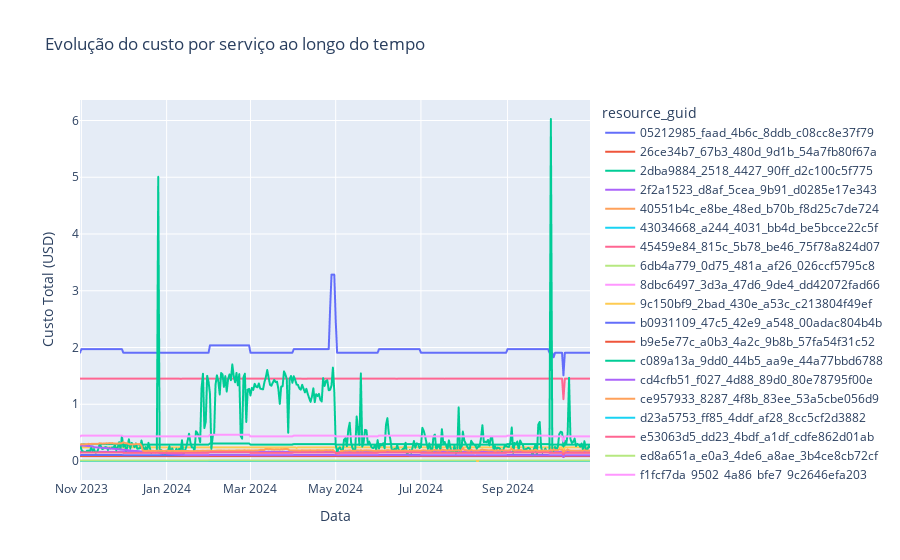
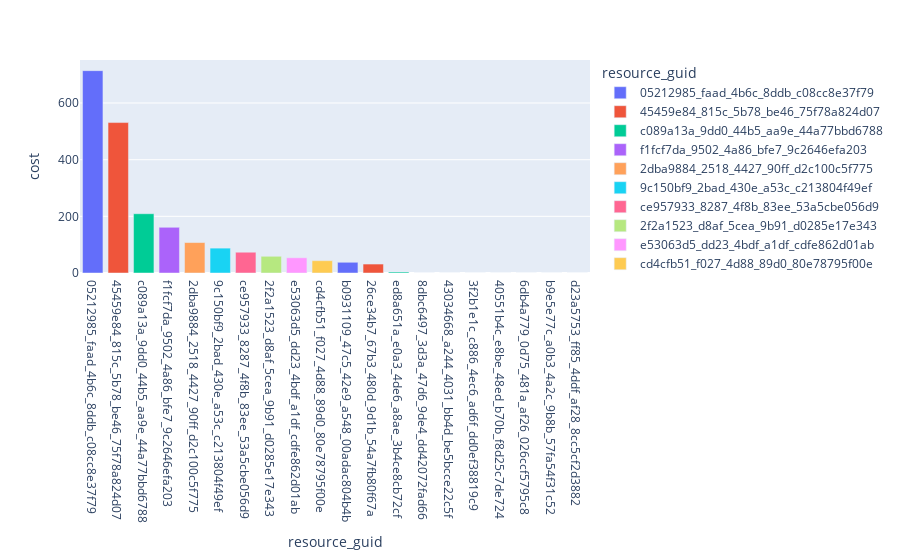

The notebook cell saved with these charts, in order:
### Markdown cell above
### 4.3.1 Custo x Categóricos

### Code cell
df_resource_guid = df.loc[:,
                         ['cost','date','resource_guid']
                         ].groupby(['date','resource_guid']).sum().reset_index()

df_resource_guid_2 = df.loc[:,
                         ['cost','resource_guid']
                         ].groupby(['resource_guid']).sum().sort_values(by='cost',ascending=False).reset_index()

line_fig = px.line(
        data_frame= df_resource_guid,
        x = 'date',
        y = 'cost',
        color='resource_guid',
        title= 'Evolução do custo por serviço ao longo do tempo',
        labels={'date': 'Data', 'cost': 'Custo Total (USD)'}
        )

bar_fig = px.bar(
       data_frame = df_resource_guid_2,
       x = 'resource_guid',
       y = 'cost',
       color = 'resource_guid')

line_fig.show()
bar_fig.show()

### Figure 1 — Plotly figure (JSON) as saved in the notebook; plotly's stock layout.template omitted (floating-point values rounded to 4 significant figures; data arrays with more than 128 entries replaced by an {"elided": "..."} marker saying what was removed)
{"data": [{"hovertemplate": "resource_guid=05212985_faad_4b6c_8ddb_c08cc8e37f79<br>Data=%{x}<br>Custo Total (USD)=%{y}<extra></extra>", "legendgroup": "05212985_faad_4b6c_8ddb_c08cc8e37f79", "line": {"color": "#636efa", "dash": "solid"}, "marker": {"symbol": "circle"}, "mode": "lines", "name": "05212985_faad_4b6c_8ddb_c08cc8e37f79", "showlegend": true, "type": "scattergl", "x": {"elided": "366 str values"}, "xaxis": "x", "y": {"elided": "366 float values"}, "yaxis": "y"}, {"hovertemplate": "resource_guid=26ce34b7_67b3_480d_9d1b_54a7fb80f67a<br>Data=%{x}<br>Custo Total (USD)=%{y}<extra></extra>", "legendgroup": "26ce34b7_67b3_480d_9d1b_54a7fb80f67a", "line": {"color": "#EF553B", "dash": "solid"}, "marker": {"symbol": "circle"}, "mode": "lines", "name": "26ce34b7_67b3_480d_9d1b_54a7fb80f67a", "showlegend": true, "type": "scattergl", "x": {"elided": "366 str values"}, "xaxis": "x", "y": {"elided": "366 float values"}, "yaxis": "y"}, {"hovertemplate": "resource_guid=2dba9884_2518_4427_90ff_d2c100c5f775<br>Data=%{x}<br>Custo Total (USD)=%{y}<extra></extra>", "legendgroup": "2dba9884_2518_4427_90ff_d2c100c5f775", "line": {"color": "#00cc96", "dash": "solid"}, "marker": {"symbol": "circle"}, "mode": "lines", "name": "2dba9884_2518_4427_90ff_d2c100c5f775", "showlegend": true, "type": "scattergl", "x": {"elided": "366 str values"}, "xaxis": "x", "y": {"elided": "366 float values"}, "yaxis": "y"}, {"hovertemplate": "resource_guid=2f2a1523_d8af_5cea_9b91_d0285e17e343<br>Data=%{x}<br>Custo Total (USD)=%{y}<extra></extra>", "legendgroup": "2f2a1523_d8af_5cea_9b91_d0285e17e343", "line": {"color": "#ab63fa", "dash": "solid"}, "marker": {"symbol": "circle"}, "mode": "lines", "name": "2f2a1523_d8af_5cea_9b91_d0285e17e343", "showlegend": true, "type": "scattergl", "x": {"elided": "366 str values"}, "xaxis": "x", "y": {"elided": "366 float values"}, "yaxis": "y"}, {"hovertemplate": "resource_guid=40551b4c_e8be_48ed_b70b_f8d25c7de724<br>Data=%{x}<br>Custo Total (USD)=%{y}<extra></extra>", "legendgroup": "40551b4c_e8be_48ed_b70b_f8d25c7de724", "line": {"color": "#FFA15A", "dash": "solid"}, "marker": {"symbol": "circle"}, "mode": "lines", "name": "40551b4c_e8be_48ed_b70b_f8d25c7de724", "showlegend": true, "type": "scattergl", "x": {"elided": "366 str values"}, "xaxis": "x", "y": {"elided": "366 int values"}, "yaxis": "y"}, {"hovertemplate": "resource_guid=43034668_a244_4031_bb4d_be5bcce22c5f<br>Data=%{x}<br>Custo Total (USD)=%{y}<extra></extra>", "legendgroup": "43034668_a244_4031_bb4d_be5bcce22c5f", "line": {"color": "#19d3f3", "dash": "solid"}, "marker": {"symbol": "circle"}, "mode": "lines", "name": "43034668_a244_4031_bb4d_be5bcce22c5f", "showlegend": true, "type": "scattergl", "x": {"elided": "366 str values"}, "xaxis": "x", "y": {"elided": "366 float values"}, "yaxis": "y"}, {"hovertemplate": "resource_guid=45459e84_815c_5b78_be46_75f78a824d07<br>Data=%{x}<br>Custo Total (USD)=%{y}<extra></extra>", "legendgroup": "45459e84_815c_5b78_be46_75f78a824d07", "line": {"color": "#FF6692", "dash": "solid"}, "marker": {"symbol": "circle"}, "mode": "lines", "name": "45459e84_815c_5b78_be46_75f78a824d07", "showlegend": true, "type": "scattergl", "x": {"elided": "366 str values"}, "xaxis": "x", "y": {"elided": "366 float values"}, "yaxis": "y"}, {"hovertemplate": "resource_guid=6db4a779_0d75_481a_af26_026ccf5795c8<br>Data=%{x}<br>Custo Total (USD)=%{y}<extra></extra>", "legendgroup": "6db4a779_0d75_481a_af26_026ccf5795c8", "line": {"color": "#B6E880", "dash": "solid"}, "marker": {"symbol": "circle"}, "mode": "lines", "name": "6db4a779_0d75_481a_af26_026ccf5795c8", "showlegend": true, "type": "scattergl", "x": {"elided": "366 str values"}, "xaxis": "x", "y": {"elided": "366 int values"}, "yaxis": "y"}, {"hovertemplate": "resource_guid=8dbc6497_3d3a_47d6_9de4_dd42072fad66<br>Data=%{x}<br>Custo Total (USD)=%{y}<extra></extra>", "legendgroup": "8dbc6497_3d3a_47d6_9de4_dd42072fad66", "line": {"color": "#FF97FF", "dash": "solid"}, "marker": {"symbol": "circle"}, "mode": "lines", "name": "8dbc6497_3d3a_47d6_9de4_dd42072fad66", "showlegend": true, "type": "scattergl", "x": {"elided": "366 str values"}, "xaxis": "x", "y": {"elided": "366 float values"}, "yaxis": "y"}, {"hovertemplate": "resource_guid=9c150bf9_2bad_430e_a53c_c213804f49ef<br>Data=%{x}<br>Custo Total (USD)=%{y}<extra></extra>", "legendgroup": "9c150bf9_2bad_430e_a53c_c213804f49ef", "line": {"color": "#FECB52", "dash": "solid"}, "marker": {"symbol": "circle"}, "mode": "lines", "name": "9c150bf9_2bad_430e_a53c_c213804f49ef", "showlegend": true, "type": "scattergl", "x": {"elided": "366 str values"}, "xaxis": "x", "y": {"elided": "366 float values"}, "yaxis": "y"}, {"hovertemplate": "resource_guid=b0931109_47c5_42e9_a548_00adac804b4b<br>Data=%{x}<br>Custo Total (USD)=%{y}<extra></extra>", "legendgroup": "b0931109_47c5_42e9_a548_00adac804b4b", "line": {"color": "#636efa", "dash": "solid"}, "marker": {"symbol": "circle"}, "mode": "lines", "name": "b0931109_47c5_42e9_a548_00adac804b4b", "showlegend": true, "type": "scattergl", "x": {"elided": "366 str values"}, "xaxis": "x", "y": {"elided": "366 float values"}, "yaxis": "y"}, {"hovertemplate": "resource_guid=b9e5e77c_a0b3_4a2c_9b8b_57fa54f31c52<br>Data=%{x}<br>Custo Total (USD)=%{y}<extra></extra>", "legendgroup": "b9e5e77c_a0b3_4a2c_9b8b_57fa54f31c52", "line": {"color": "#EF553B", "dash": "solid"}, "marker": {"symbol": "circle"}, "mode": "lines", "name": "b9e5e77c_a0b3_4a2c_9b8b_57fa54f31c52", "showlegend": true, "type": "scattergl", "x": {"elided": "357 str values"}, "xaxis": "x", "y": {"elided": "357 int values"}, "yaxis": "y"}, {"hovertemplate": "resource_guid=c089a13a_9dd0_44b5_aa9e_44a77bbd6788<br>Data=%{x}<br>Custo Total (USD)=%{y}<extra></extra>", "legendgroup": "c089a13a_9dd0_44b5_aa9e_44a77bbd6788", "line": {"color": "#00cc96", "dash": "solid"}, "marker": {"symbol": "circle"}, "mode": "lines", "name": "c089a13a_9dd0_44b5_aa9e_44a77bbd6788", "showlegend": true, "type": "scattergl", "x": {"elided": "366 str values"}, "xaxis": "x", "y": {"elided": "366 float values"}, "yaxis": "y"}, {"hovertemplate": "resource_guid=cd4cfb51_f027_4d88_89d0_80e78795f00e<br>Data=%{x}<br>Custo Total (USD)=%{y}<extra></extra>", "legendgroup": "cd4cfb51_f027_4d88_89d0_80e78795f00e", "line": {"color": "#ab63fa", "dash": "solid"}, "marker": {"symbol": "circle"}, "mode": "lines", "name": "cd4cfb51_f027_4d88_89d0_80e78795f00e", "showlegend": true, "type": "scattergl", "x": {"elided": "366 str values"}, "xaxis": "x", "y": {"elided": "366 float values"}, "yaxis": "y"}, {"hovertemplate": "resource_guid=ce957933_8287_4f8b_83ee_53a5cbe056d9<br>Data=%{x}<br>Custo Total (USD)=%{y}<extra></extra>", "legendgroup": "ce957933_8287_4f8b_83ee_53a5cbe056d9", "line": {"color": "#FFA15A", "dash": "solid"}, "marker": {"symbol": "circle"}, "mode": "lines", "name": "ce957933_8287_4f8b_83ee_53a5cbe056d9", "showlegend": true, "type": "scattergl", "x": {"elided": "366 str values"}, "xaxis": "x", "y": {"elided": "366 float values"}, "yaxis": "y"}, {"hovertemplate": "resource_guid=d23a5753_ff85_4ddf_af28_8cc5cf2d3882<br>Data=%{x}<br>Custo Total (USD)=%{y}<extra></extra>", "legendgroup": "d23a5753_ff85_4ddf_af28_8cc5cf2d3882", "line": {"color": "#19d3f3", "dash": "solid"}, "marker": {"symbol": "circle"}, "mode": "lines", "name": "d23a5753_ff85_4ddf_af28_8cc5cf2d3882", "showlegend": true, "type": "scattergl", "x": {"elided": "366 str values"}, "xaxis": "x", "y": {"elided": "366 int values"}, "yaxis": "y"}, {"hovertemplate": "resource_guid=e53063d5_dd23_4bdf_a1df_cdfe862d01ab<br>Data=%{x}<br>Custo Total (USD)=%{y}<extra></extra>", "legendgroup": "e53063d5_dd23_4bdf_a1df_cdfe862d01ab", "line": {"color": "#FF6692", "dash": "solid"}, "marker": {"symbol": "circle"}, "mode": "lines", "name": "e53063d5_dd23_4bdf_a1df_cdfe862d01ab", "showlegend": true, "type": "scattergl", "x": {"elided": "366 str values"}, "xaxis": "x", "y": {"elided": "366 float values"}, "yaxis": "y"}, {"hovertemplate": "resource_guid=ed8a651a_e0a3_4de6_a8ae_3b4ce8cb72cf<br>Data=%{x}<br>Custo Total (USD)=%{y}<extra></extra>", "legendgroup": "ed8a651a_e0a3_4de6_a8ae_3b4ce8cb72cf", "line": {"color": "#B6E880", "dash": "solid"}, "marker": {"symbol": "circle"}, "mode": "lines", "name": "ed8a651a_e0a3_4de6_a8ae_3b4ce8cb72cf", "showlegend": true, "type": "scattergl", "x": {"elided": "366 str values"}, "xaxis": "x", "y": {"elided": "366 float values"}, "yaxis": "y"}, {"hovertemplate": "resource_guid=f1fcf7da_9502_4a86_bfe7_9c2646efa203<br>Data=%{x}<br>Custo Total (USD)=%{y}<extra></extra>", "legendgroup": "f1fcf7da_9502_4a86_bfe7_9c2646efa203", "line": {"color": "#FF97FF", "dash": "solid"}, "marker": {"symbol": "circle"}, "mode": "lines", "name": "f1fcf7da_9502_4a86_bfe7_9c2646efa203", "showlegend": true, "type": "scattergl", "x": {"elided": "366 str values"}, "xaxis": "x", "y": {"elided": "366 float values"}, "yaxis": "y"}, {"hovertemplate": "resource_guid=3f2b1e1c_c886_4ec6_ad6f_dd0ef38819c9<br>Data=%{x}<br>Custo Total (USD)=%{y}<extra></extra>", "legendgroup": "3f2b1e1c_c886_4ec6_ad6f_dd0ef38819c9", "line": {"color": "#FECB52", "dash": "solid"}, "marker": {"symbol": "circle"}, "mode": "lines", "name": "3f2b1e1c_c886_4ec6_ad6f_dd0ef38819c9", "showlegend": true, "type": "scattergl", "x": ["2024-08-10T00:00:00", "2024-08-11T00:00:00"], "xaxis": "x", "y": [0, 0], "yaxis": "y"}], "layout": {"legend": {"title": {"text": "resource_guid"}, "tracegroupgap": 0}, "title": {"text": "Evolução do custo por serviço ao longo do tempo"}, "xaxis": {"anchor": "y", "domain": [0, 1], "title": {"text": "Data"}}, "yaxis": {"anchor": "x", "domain": [0, 1], "title": {"text": "Custo Total (USD)"}}}}

### Figure 2 — Plotly figure (JSON) as saved in the notebook; plotly's stock layout.template omitted (floating-point values rounded to 4 significant figures)
{"data": [{"alignmentgroup": "True", "hovertemplate": "resource_guid=%{x}<br>cost=%{y}<extra></extra>", "legendgroup": "05212985_faad_4b6c_8ddb_c08cc8e37f79", "marker": {"color": "#636efa", "pattern": {"shape": ""}}, "name": "05212985_faad_4b6c_8ddb_c08cc8e37f79", "offsetgroup": "05212985_faad_4b6c_8ddb_c08cc8e37f79", "orientation": "v", "showlegend": true, "textposition": "auto", "type": "bar", "x": ["05212985_faad_4b6c_8ddb_c08cc8e37f79"], "xaxis": "x", "y": [714.3], "yaxis": "y"}, {"alignmentgroup": "True", "hovertemplate": "resource_guid=%{x}<br>cost=%{y}<extra></extra>", "legendgroup": "45459e84_815c_5b78_be46_75f78a824d07", "marker": {"color": "#EF553B", "pattern": {"shape": ""}}, "name": "45459e84_815c_5b78_be46_75f78a824d07", "offsetgroup": "45459e84_815c_5b78_be46_75f78a824d07", "orientation": "v", "showlegend": true, "textposition": "auto", "type": "bar", "x": ["45459e84_815c_5b78_be46_75f78a824d07"], "xaxis": "x", "y": [531.0], "yaxis": "y"}, {"alignmentgroup": "True", "hovertemplate": "resource_guid=%{x}<br>cost=%{y}<extra></extra>", "legendgroup": "c089a13a_9dd0_44b5_aa9e_44a77bbd6788", "marker": {"color": "#00cc96", "pattern": {"shape": ""}}, "name": "c089a13a_9dd0_44b5_aa9e_44a77bbd6788", "offsetgroup": "c089a13a_9dd0_44b5_aa9e_44a77bbd6788", "orientation": "v", "showlegend": true, "textposition": "auto", "type": "bar", "x": ["c089a13a_9dd0_44b5_aa9e_44a77bbd6788"], "xaxis": "x", "y": [209.3], "yaxis": "y"}, {"alignmentgroup": "True", "hovertemplate": "resource_guid=%{x}<br>cost=%{y}<extra></extra>", "legendgroup": "f1fcf7da_9502_4a86_bfe7_9c2646efa203", "marker": {"color": "#ab63fa", "pattern": {"shape": ""}}, "name": "f1fcf7da_9502_4a86_bfe7_9c2646efa203", "offsetgroup": "f1fcf7da_9502_4a86_bfe7_9c2646efa203", "orientation": "v", "showlegend": true, "textposition": "auto", "type": "bar", "x": ["f1fcf7da_9502_4a86_bfe7_9c2646efa203"], "xaxis": "x", "y": [161.2], "yaxis": "y"}, {"alignmentgroup": "True", "hovertemplate": "resource_guid=%{x}<br>cost=%{y}<extra></extra>", "legendgroup": "2dba9884_2518_4427_90ff_d2c100c5f775", "marker": {"color": "#FFA15A", "pattern": {"shape": ""}}, "name": "2dba9884_2518_4427_90ff_d2c100c5f775", "offsetgroup": "2dba9884_2518_4427_90ff_d2c100c5f775", "orientation": "v", "showlegend": true, "textposition": "auto", "type": "bar", "x": ["2dba9884_2518_4427_90ff_d2c100c5f775"], "xaxis": "x", "y": [107.5], "yaxis": "y"}, {"alignmentgroup": "True", "hovertemplate": "resource_guid=%{x}<br>cost=%{y}<extra></extra>", "legendgroup": "9c150bf9_2bad_430e_a53c_c213804f49ef", "marker": {"color": "#19d3f3", "pattern": {"shape": ""}}, "name": "9c150bf9_2bad_430e_a53c_c213804f49ef", "offsetgroup": "9c150bf9_2bad_430e_a53c_c213804f49ef", "orientation": "v", "showlegend": true, "textposition": "auto", "type": "bar", "x": ["9c150bf9_2bad_430e_a53c_c213804f49ef"], "xaxis": "x", "y": [87.78], "yaxis": "y"}, {"alignmentgroup": "True", "hovertemplate": "resource_guid=%{x}<br>cost=%{y}<extra></extra>", "legendgroup": "ce957933_8287_4f8b_83ee_53a5cbe056d9", "marker": {"color": "#FF6692", "pattern": {"shape": ""}}, "name": "ce957933_8287_4f8b_83ee_53a5cbe056d9", "offsetgroup": "ce957933_8287_4f8b_83ee_53a5cbe056d9", "orientation": "v", "showlegend": true, "textposition": "auto", "type": "bar", "x": ["ce957933_8287_4f8b_83ee_53a5cbe056d9"], "xaxis": "x", "y": [73.32], "yaxis": "y"}, {"alignmentgroup": "True", "hovertemplate": "resource_guid=%{x}<br>cost=%{y}<extra></extra>", "legendgroup": "2f2a1523_d8af_5cea_9b91_d0285e17e343", "marker": {"color": "#B6E880", "pattern": {"shape": ""}}, "name": "2f2a1523_d8af_5cea_9b91_d0285e17e343", "offsetgroup": "2f2a1523_d8af_5cea_9b91_d0285e17e343", "orientation": "v", "showlegend": true, "textposition": "auto", "type": "bar", "x": ["2f2a1523_d8af_5cea_9b91_d0285e17e343"], "xaxis": "x", "y": [58.99], "yaxis": "y"}, {"alignmentgroup": "True", "hovertemplate": "resource_guid=%{x}<br>cost=%{y}<extra></extra>", "legendgroup": "e53063d5_dd23_4bdf_a1df_cdfe862d01ab", "marker": {"color": "#FF97FF", "pattern": {"shape": ""}}, "name": "e53063d5_dd23_4bdf_a1df_cdfe862d01ab", "offsetgroup": "e53063d5_dd23_4bdf_a1df_cdfe862d01ab", "orientation": "v", "showlegend": true, "textposition": "auto", "type": "bar", "x": ["e53063d5_dd23_4bdf_a1df_cdfe862d01ab"], "xaxis": "x", "y": [53.73], "yaxis": "y"}, {"alignmentgroup": "True", "hovertemplate": "resource_guid=%{x}<br>cost=%{y}<extra></extra>", "legendgroup": "cd4cfb51_f027_4d88_89d0_80e78795f00e", "marker": {"color": "#FECB52", "pattern": {"shape": ""}}, "name": "cd4cfb51_f027_4d88_89d0_80e78795f00e", "offsetgroup": "cd4cfb51_f027_4d88_89d0_80e78795f00e", "orientation": "v", "showlegend": true, "textposition": "auto", "type": "bar", "x": ["cd4cfb51_f027_4d88_89d0_80e78795f00e"], "xaxis": "x", "y": [43.5], "yaxis": "y"}, {"alignmentgroup": "True", "hovertemplate": "resource_guid=%{x}<br>cost=%{y}<extra></extra>", "legendgroup": "b0931109_47c5_42e9_a548_00adac804b4b", "marker": {"color": "#636efa", "pattern": {"shape": ""}}, "name": "b0931109_47c5_42e9_a548_00adac804b4b", "offsetgroup": "b0931109_47c5_42e9_a548_00adac804b4b", "orientation": "v", "showlegend": true, "textposition": "auto", "type": "bar", "x": ["b0931109_47c5_42e9_a548_00adac804b4b"], "xaxis": "x", "y": [37.85], "yaxis": "y"}, {"alignmentgroup": "True", "hovertemplate": "resource_guid=%{x}<br>cost=%{y}<extra></extra>", "legendgroup": "26ce34b7_67b3_480d_9d1b_54a7fb80f67a", "marker": {"color": "#EF553B", "pattern": {"shape": ""}}, "name": "26ce34b7_67b3_480d_9d1b_54a7fb80f67a", "offsetgroup": "26ce34b7_67b3_480d_9d1b_54a7fb80f67a", "orientation": "v", "showlegend": true, "textposition": "auto", "type": "bar", "x": ["26ce34b7_67b3_480d_9d1b_54a7fb80f67a"], "xaxis": "x", "y": [31.6], "yaxis": "y"}, {"alignmentgroup": "True", "hovertemplate": "resource_guid=%{x}<br>cost=%{y}<extra></extra>", "legendgroup": "ed8a651a_e0a3_4de6_a8ae_3b4ce8cb72cf", "marker": {"color": "#00cc96", "pattern": {"shape": ""}}, "name": "ed8a651a_e0a3_4de6_a8ae_3b4ce8cb72cf", "offsetgroup": "ed8a651a_e0a3_4de6_a8ae_3b4ce8cb72cf", "orientation": "v", "showlegend": true, "textposition": "auto", "type": "bar", "x": ["ed8a651a_e0a3_4de6_a8ae_3b4ce8cb72cf"], "xaxis": "x", "y": [3.598], "yaxis": "y"}, {"alignmentgroup": "True", "hovertemplate": "resource_guid=%{x}<br>cost=%{y}<extra></extra>", "legendgroup": "8dbc6497_3d3a_47d6_9de4_dd42072fad66", "marker": {"color": "#ab63fa", "pattern": {"shape": ""}}, "name": "8dbc6497_3d3a_47d6_9de4_dd42072fad66", "offsetgroup": "8dbc6497_3d3a_47d6_9de4_dd42072fad66", "orientation": "v", "showlegend": true, "textposition": "auto", "type": "bar", "x": ["8dbc6497_3d3a_47d6_9de4_dd42072fad66"], "xaxis": "x", "y": [0.05337], "yaxis": "y"}, {"alignmentgroup": "True", "hovertemplate": "resource_guid=%{x}<br>cost=%{y}<extra></extra>", "legendgroup": "43034668_a244_4031_bb4d_be5bcce22c5f", "marker": {"color": "#FFA15A", "pattern": {"shape": ""}}, "name": "43034668_a244_4031_bb4d_be5bcce22c5f", "offsetgroup": "43034668_a244_4031_bb4d_be5bcce22c5f", "orientation": "v", "showlegend": true, "textposition": "auto", "type": "bar", "x": ["43034668_a244_4031_bb4d_be5bcce22c5f"], "xaxis": "x", "y": [0.003766], "yaxis": "y"}, {"alignmentgroup": "True", "hovertemplate": "resource_guid=%{x}<br>cost=%{y}<extra></extra>", "legendgroup": "3f2b1e1c_c886_4ec6_ad6f_dd0ef38819c9", "marker": {"color": "#19d3f3", "pattern": {"shape": ""}}, "name": "3f2b1e1c_c886_4ec6_ad6f_dd0ef38819c9", "offsetgroup": "3f2b1e1c_c886_4ec6_ad6f_dd0ef38819c9", "orientation": "v", "showlegend": true, "textposition": "auto", "type": "bar", "x": ["3f2b1e1c_c886_4ec6_ad6f_dd0ef38819c9"], "xaxis": "x", "y": [0], "yaxis": "y"}, {"alignmentgroup": "True", "hovertemplate": "resource_guid=%{x}<br>cost=%{y}<extra></extra>", "legendgroup": "40551b4c_e8be_48ed_b70b_f8d25c7de724", "marker": {"color": "#FF6692", "pattern": {"shape": ""}}, "name": "40551b4c_e8be_48ed_b70b_f8d25c7de724", "offsetgroup": "40551b4c_e8be_48ed_b70b_f8d25c7de724", "orientation": "v", "showlegend": true, "textposition": "auto", "type": "bar", "x": ["40551b4c_e8be_48ed_b70b_f8d25c7de724"], "xaxis": "x", "y": [0], "yaxis": "y"}, {"alignmentgroup": "True", "hovertemplate": "resource_guid=%{x}<br>cost=%{y}<extra></extra>", "legendgroup": "6db4a779_0d75_481a_af26_026ccf5795c8", "marker": {"color": "#B6E880", "pattern": {"shape": ""}}, "name": "6db4a779_0d75_481a_af26_026ccf5795c8", "offsetgroup": "6db4a779_0d75_481a_af26_026ccf5795c8", "orientation": "v", "showlegend": true, "textposition": "auto", "type": "bar", "x": ["6db4a779_0d75_481a_af26_026ccf5795c8"], "xaxis": "x", "y": [0], "yaxis": "y"}, {"alignmentgroup": "True", "hovertemplate": "resource_guid=%{x}<br>cost=%{y}<extra></extra>", "legendgroup": "b9e5e77c_a0b3_4a2c_9b8b_57fa54f31c52", "marker": {"color": "#FF97FF", "pattern": {"shape": ""}}, "name": "b9e5e77c_a0b3_4a2c_9b8b_57fa54f31c52", "offsetgroup": "b9e5e77c_a0b3_4a2c_9b8b_57fa54f31c52", "orientation": "v", "showlegend": true, "textposition": "auto", "type": "bar", "x": ["b9e5e77c_a0b3_4a2c_9b8b_57fa54f31c52"], "xaxis": "x", "y": [0], "yaxis": "y"}, {"alignmentgroup": "True", "hovertemplate": "resource_guid=%{x}<br>cost=%{y}<extra></extra>", "legendgroup": "d23a5753_ff85_4ddf_af28_8cc5cf2d3882", "marker": {"color": "#FECB52", "pattern": {"shape": ""}}, "name": "d23a5753_ff85_4ddf_af28_8cc5cf2d3882", "offsetgroup": "d23a5753_ff85_4ddf_af28_8cc5cf2d3882", "orientation": "v", "showlegend": true, "textposition": "auto", "type": "bar", "x": ["d23a5753_ff85_4ddf_af28_8cc5cf2d3882"], "xaxis": "x", "y": [0], "yaxis": "y"}], "layout": {"barmode": "relative", "legend": {"title": {"text": "resource_guid"}, "tracegroupgap": 0}, "margin": {"t": 60}, "xaxis": {"anchor": "y", "categoryarray": ["05212985_faad_4b6c_8ddb_c08cc8e37f79", "45459e84_815c_5b78_be46_75f78a824d07", "c089a13a_9dd0_44b5_aa9e_44a77bbd6788", "f1fcf7da_9502_4a86_bfe7_9c2646efa203", "2dba9884_2518_4427_90ff_d2c100c5f775", "9c150bf9_2bad_430e_a53c_c213804f49ef", "ce957933_8287_4f8b_83ee_53a5cbe056d9", "2f2a1523_d8af_5cea_9b91_d0285e17e343", "e53063d5_dd23_4bdf_a1df_cdfe862d01ab", "cd4cfb51_f027_4d88_89d0_80e78795f00e", "b0931109_47c5_42e9_a548_00adac804b4b", "26ce34b7_67b3_480d_9d1b_54a7fb80f67a", "ed8a651a_e0a3_4de6_a8ae_3b4ce8cb72cf", "8dbc6497_3d3a_47d6_9de4_dd42072fad66", "43034668_a244_4031_bb4d_be5bcce22c5f", "3f2b1e1c_c886_4ec6_ad6f_dd0ef38819c9", "40551b4c_e8be_48ed_b70b_f8d25c7de724", "6db4a779_0d75_481a_af26_026ccf5795c8", "b9e5e77c_a0b3_4a2c_9b8b_57fa54f31c52", "d23a5753_ff85_4ddf_af28_8cc5cf2d3882"], "categoryorder": "array", "domain": [0, 1], "title": {"text": "resource_guid"}}, "yaxis": {"anchor": "x", "domain": [0, 1], "title": {"text": "cost"}}}}
